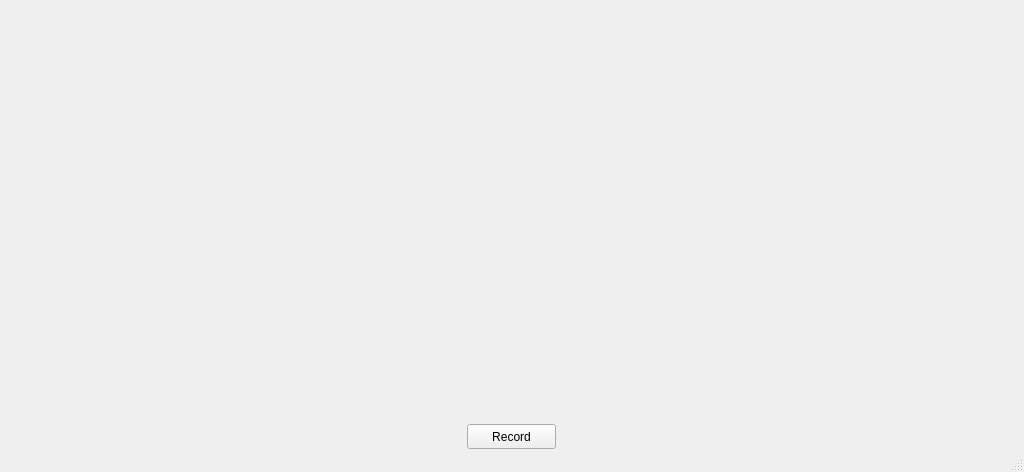
<?xml version="1.0" encoding="UTF-8"?>
<ui version="4.0">
 <class>MainWindow</class>
 <widget class="QMainWindow" name="MainWindow">
  <property name="geometry">
   <rect>
    <x>0</x>
    <y>0</y>
    <width>1024</width>
    <height>472</height>
   </rect>
  </property>
  <property name="windowTitle">
   <string>Skeleton Record</string>
  </property>
  <widget class="QWidget" name="centralWidget">
   <widget class="QPushButton" name="button">
    <property name="geometry">
     <rect>
      <x>467</x>
      <y>424</y>
      <width>89</width>
      <height>25</height>
     </rect>
    </property>
    <property name="text">
     <string>Record</string>
    </property>
   </widget>
   <widget class="QLabel" name="labelColor">
    <property name="geometry">
     <rect>
      <x>0</x>
      <y>0</y>
      <width>512</width>
      <height>424</height>
     </rect>
    </property>
    <property name="text">
     <string/>
    </property>
   </widget>
   <widget class="QLabel" name="labelDepth">
    <property name="geometry">
     <rect>
      <x>512</x>
      <y>0</y>
      <width>512</width>
      <height>424</height>
     </rect>
    </property>
    <property name="text">
     <string/>
    </property>
   </widget>
  </widget>
  <widget class="QStatusBar" name="statusBar"/>
 </widget>
 <layoutdefault spacing="6" margin="11"/>
 <resources/>
 <connections/>
</ui>
